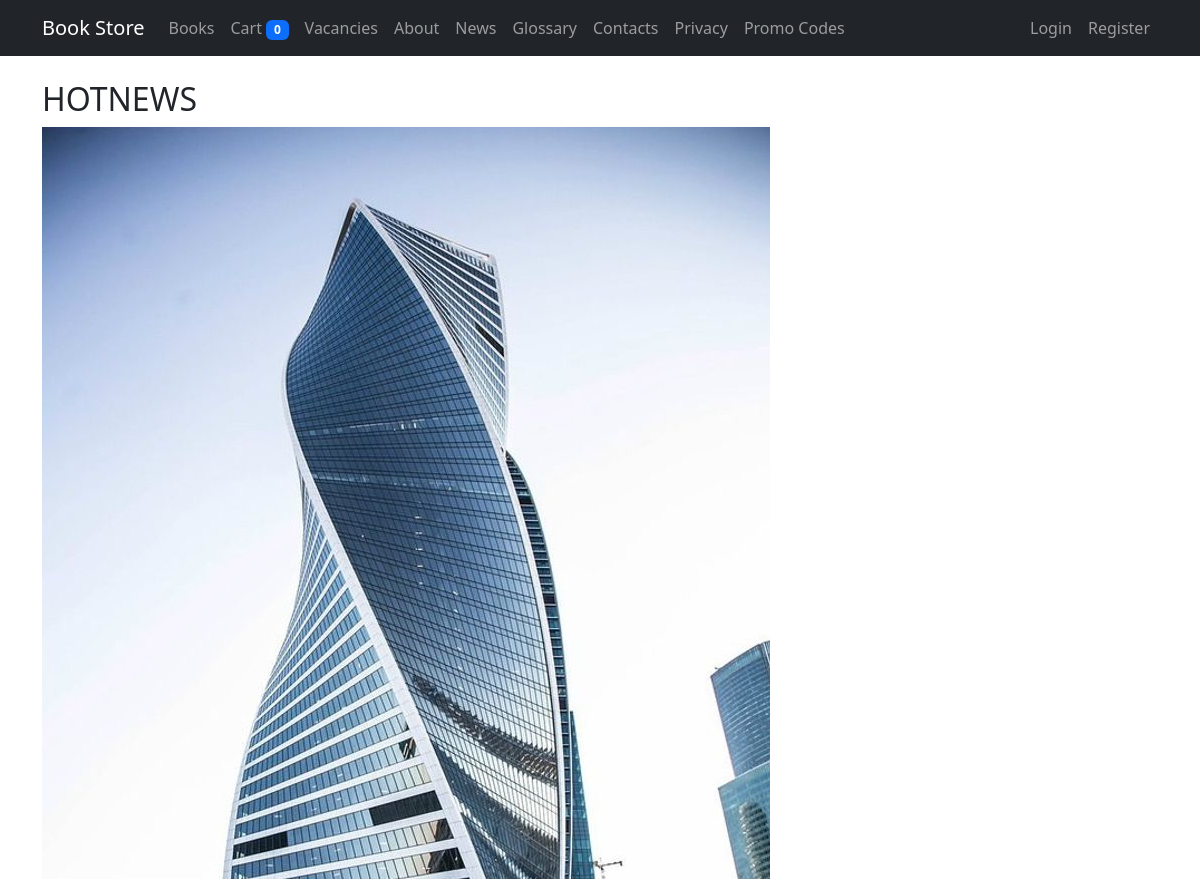
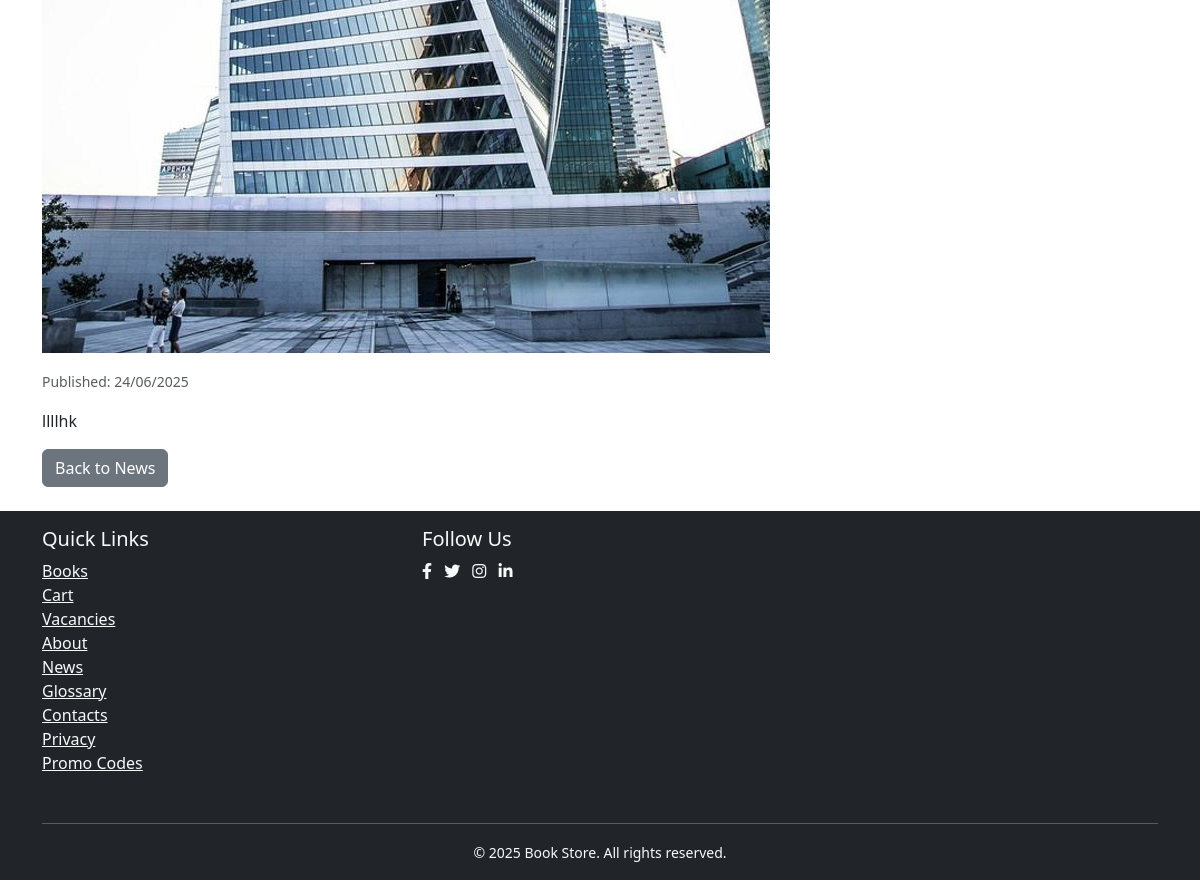
/news/6/, run on the app's committed database (2 pictures, top to bottom).
### books/models.py (models this page shows, shortened)
class Article(models.Model):
    title = models.CharField(max_length=200)
    summary = models.CharField(max_length=300)
    content = models.TextField()
    image = models.ImageField(upload_to='articles/', blank=True, null=True)
    published_at = models.DateTimeField(default=timezone.now)
    class Meta:
        ordering = ['-published_at']

### books/views.py (the view)
# urls.py: path('news/<int:pk>/', enhanced_views.NewsDetailView.as_view(), name='news_detail'),
def news_detail(request, pk):
    article = get_object_or_404(Article, pk=pk)
    return render(request, 'books/news_detail.html', {'article': article})

### books/context_processors.py (called while the page is built)
def cart(request):
    cart = request.session.get('cart', {})
    return {
        'cart': cart,
        'cart_count': len(cart)
    }

### templates/books/news_detail.html (shortened to what this page needs)
{% extends 'base.html' %}
{% block content %}
<h2>{{ article.title }}</h2>
{% if article.image %}
<img src="{{ article.image.url }}" class="img-fluid mb-3" alt="{{ article.title }}">
{% endif %}
<p><small class="text-muted">Published: {{ article.published_at|date:'d/m/Y' }}</small></p>
<p>{{ article.content|linebreaks }}</p>
<a href="{% url 'books:news_list' %}" class="btn btn-secondary">Back to News</a>
{% endblock %}

### templates/base.html (style rules this page uses)
body { min-height: 100vh; display: flex; flex-direction: column; }

### data on the page
Article: title "HOTNEWS", image (picture), published_at "24/06/2025", content "llllhk"

### other printed values
{{ cart_count }} "0"
